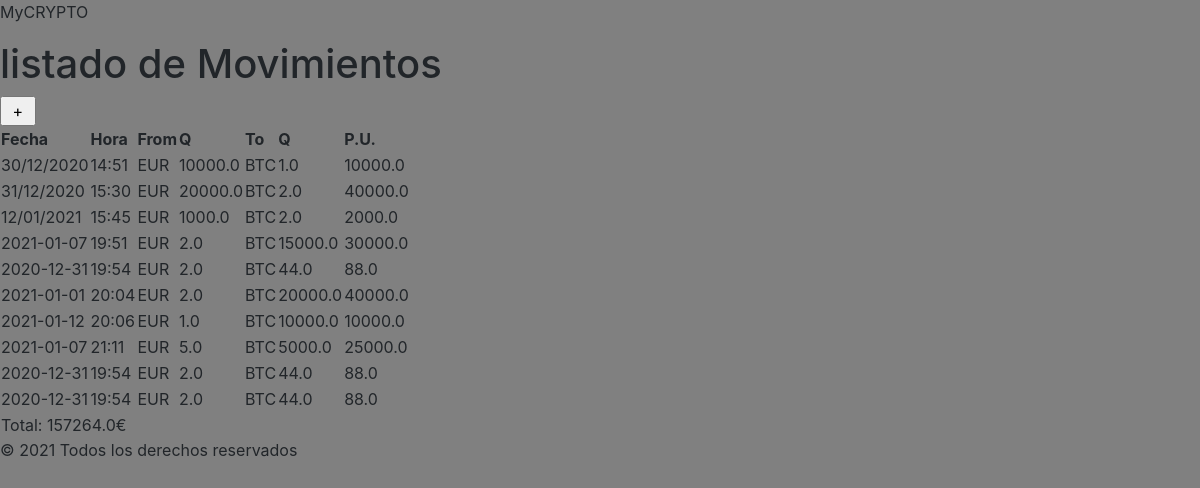
The page / on the database its author committed.
### tables this page shows
CREATE TABLE "Movimientos" (
	"id"	INTEGER,
	"date"	TEXT NOT NULL,
	"time"	TEXT NOT NULL,
	"from_currency"	TEXT,
	"from_quantity"	REAL NOT NULL,
	"to_currency"	TEXT,
	"to_quantity"	REAL,
	"PU"	REAL NOT NULL,
	PRIMARY KEY("id" AUTOINCREMENT)
);

### movimientos/views.py (the view)
@app.route('/')
def listaMovimientos():
    ingresos = dbconsulta('SELECT date, time, from_currency, from_quantity, to_currency, to_quantity, PU FROM movimientos')
    '''
    bitIngresos = open ("movimientos/Data/basededatos.csv", "r")
    csvReader = csv.reader(bitIngresos, delimiter=',', quotechar='"')
    ingresos = list(csvReader)
    '''
    sumador = 0
    for subpu in ingresos:
        sumador += float(subpu['PU'])
    return render_template ('listaMovimientos.html', datos=ingresos, total=sumador)

### movimientos/views.py (called while the page is built)
def dbconsulta(query, params=()):
    conn = sqlite3.connect('movimientos/Data/basededatos.db')
    c = conn.cursor()
    c.execute(query, params)
    filas = c.fetchall()
    conn.commit()
    conn.close()
    if len(filas) == 0:
        return filas
    columNames = []
    for columName in c.description:
        columNames.append(columName[0])
    listaDeDiccionarios = []
    for fila in filas:
        d = {}
        for ix, columName in enumerate(columNames):
            d[columName] = fila[ix]
        listaDeDiccionarios.append(d)
    return listaDeDiccionarios

### movimientos/templates/listaMovimientos.html (shortened to what this page needs)
{% extends 'base.html' %}
{% block contenido %}
    <h1> listado de Movimientos </h1>
    <form action="creacompra">
        <input type="submit" value=" + ">
        {% if datos |length > 0 %}
        </form>
        <table>
            <tr>
                <th>Fecha</th>
                <th>Hora</th>
                <th>From</th>
                <th>Q</th>
                <th>To</th>
                <th>Q</th>
                <th>P.U.</th>
            </tr>
        {% for registro in datos %}
            <tr>
                <td>{{ registro['date'] }} </td>
                <td>{{ registro['time'] }} </td>
                <td>{{ registro['from_currency'] }} </td>
                <td>{{ registro['from_quantity'] }} </td>
                <td>{{ registro['to_currency'] }} </td>
                <td>{{ registro['to_quantity'] }} </td>
                <td>{{ registro['PU'] }} </td>
            </tr>
        {% endfor %}
            <tr>
                <td colspan="3">Total: {{total}}€ </td>
            </tr>
        </table>
    {% else %}
        <p>No hay movimientos </p>
    {% endif %}
{% endblock %}

### movimientos/templates/base.html (shortened to what this page needs)
<!DOCTYPE html>
<html lang="en">
    <head>
        <link rel="stylesheet" href="https://stackpath.bootstrapcdn.com/bootstrap/4.5.2/css/bootstrap.min.css">
        <link rel="stylesheet" type="text/css" href="{{ url_for ('static', filename='css/style.css') }}">
    </head>
    <body>
        <header>
            <p>MyCRYPTO</p>
        </header>
        <section>
            {% block contenido%} {% endblock %}
        </section>
        <footer> &copy; 2021 Todos los derechos reservados</footer>
    </body>
</html>

### movimientos/static/css/style.css (style rules this page uses)
body { background-color: grey; }

### rows shown on the page
Movimientos: date "30/12/2020", time "14:51", from_currency "EUR", from_quantity "10000.0", to_currency "BTC", to_quantity "1.0", PU "10000.0"
Movimientos: date "31/12/2020", time "15:30", from_currency "EUR", from_quantity "20000.0", to_currency "BTC", to_quantity "2.0", PU "40000.0"
Movimientos: date "12/01/2021", time "15:45", from_currency "EUR", from_quantity "1000.0", to_currency "BTC", to_quantity "2.0", PU "2000.0"
Movimientos: date "2021-01-07", time "19:51", from_currency "EUR", from_quantity "2.0", to_currency "BTC", to_quantity "15000.0", PU "30000.0"
Movimientos: date "2020-12-31", time "19:54", from_currency "EUR", from_quantity "2.0", to_currency "BTC", to_quantity "44.0", PU "88.0"
Movimientos: date "2021-01-01", time "20:04", from_currency "EUR", from_quantity "2.0", to_currency "BTC", to_quantity "20000.0", PU "40000.0"
Movimientos: date "2021-01-12", time "20:06", from_currency "EUR", from_quantity "1.0", to_currency "BTC", to_quantity "10000.0", PU "10000.0"
Movimientos: date "2021-01-07", time "21:11", from_currency "EUR", from_quantity "5.0", to_currency "BTC", to_quantity "5000.0", PU "25000.0"
Movimientos: date "2020-12-31", time "19:54", from_currency "EUR", from_quantity "2.0", to_currency "BTC", to_quantity "44.0", PU "88.0"
Movimientos: date "2020-12-31", time "19:54", from_currency "EUR", from_quantity "2.0", to_currency "BTC", to_quantity "44.0", PU "88.0"

### other values the page prints
{{ total }} "157264.0"
